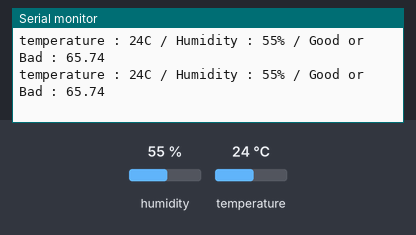
Bench run of a sketch on a simulated Arduino Uno, built with avr-gcc and run on an emulated ATmega328P. Shown: the last lines printed to the serial monitor. The inputs (shaded band) are chosen by the test bench; at power-on: humidity 55 %, temperature 24 °C.

Above: at 2.8 s.
2.9 s: humidity set to 22 %
At 4.5 s:
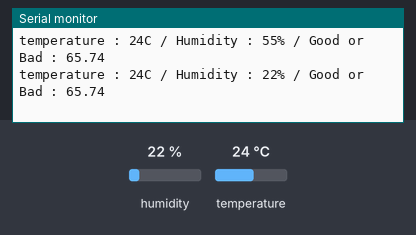
5.6 s: temperature set to 12 °C
At 7.8 s:
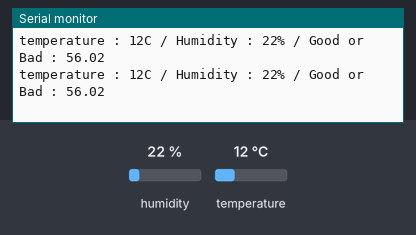
8.3 s: humidity set to 40 %
At 10.0 s:
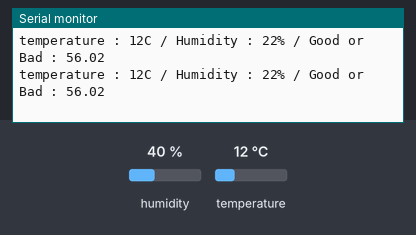
Timing chart, 0 to 11.5 s (numbered marks = the images above; inputs shaded):
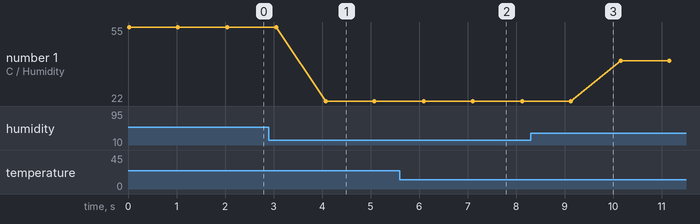

The sketch:

TEMP_HUMI.ino
```cpp
#include <DHT.h>
#include <DHT_U.h>

DHT myone(7, DHT11);

void setup() {
  Serial.begin(9600);
  myone.begin();
}

void loop() {
  int temp = myone.readTemperature();
  int humi = myone.readHumidity();

  // 불쾌지수 ~
  float discom = (1.8 * temp) - (0.55 * (1 - humi / 100) * (1.8 * temp - 26)) + 32;

  Serial.print("temperature : ");
  Serial.print(temp);
  Serial.print("C");
  Serial.print(" / Humidity : ");
  Serial.print(humi);
  Serial.print("% / ");
  Serial.print("Good or Bad : ");
  Serial.println(discom);
  delay(1000);
}
```

Measured:
- after the input at 2.9 s, the serial monitor: prints a new line after 1.2 s (image 1)
- after the input at 5.6 s, the serial monitor: prints a new line after 0.50 s (image 2)
- plotted number 1: 55 → 22 after the input at 2.9 s, 22 → 40 after the input at 8.3 s
